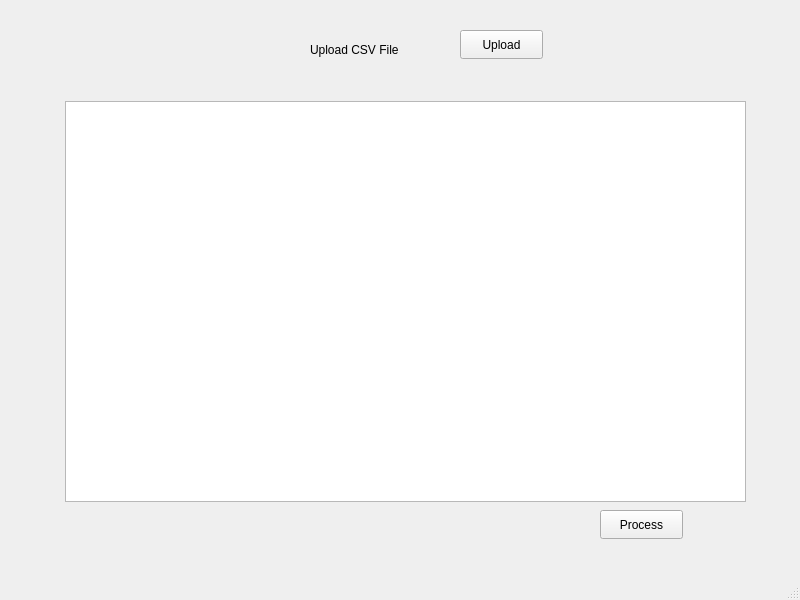
<?xml version="1.0" encoding="UTF-8"?>
<ui version="4.0">
 <class>MainWindow</class>
 <widget class="QMainWindow" name="MainWindow">
  <property name="geometry">
   <rect>
    <x>0</x>
    <y>0</y>
    <width>800</width>
    <height>600</height>
   </rect>
  </property>
  <property name="windowTitle">
   <string>MainWindow</string>
  </property>
  <widget class="QWidget" name="centralwidget">
   <widget class="QPushButton" name="pushButton">
    <property name="geometry">
     <rect>
      <x>460</x>
      <y>30</y>
      <width>83</width>
      <height>29</height>
     </rect>
    </property>
    <property name="text">
     <string>Upload</string>
    </property>
   </widget>
   <widget class="QPushButton" name="pushButton_2">
    <property name="geometry">
     <rect>
      <x>600</x>
      <y>510</y>
      <width>83</width>
      <height>29</height>
     </rect>
    </property>
    <property name="text">
     <string>Process</string>
    </property>
   </widget>
   <widget class="QLabel" name="label">
    <property name="geometry">
     <rect>
      <x>310</x>
      <y>40</y>
      <width>121</width>
      <height>20</height>
     </rect>
    </property>
    <property name="text">
     <string>Upload CSV File</string>
    </property>
   </widget>
   <widget class="QTableWidget" name="tableWidget">
    <property name="geometry">
     <rect>
      <x>65</x>
      <y>101</y>
      <width>681</width>
      <height>401</height>
     </rect>
    </property>
   </widget>
  </widget>
  <widget class="QMenuBar" name="menubar">
   <property name="geometry">
    <rect>
     <x>0</x>
     <y>0</y>
     <width>800</width>
     <height>25</height>
    </rect>
   </property>
  </widget>
  <widget class="QStatusBar" name="statusbar"/>
 </widget>
 <resources/>
 <connections/>
</ui>
